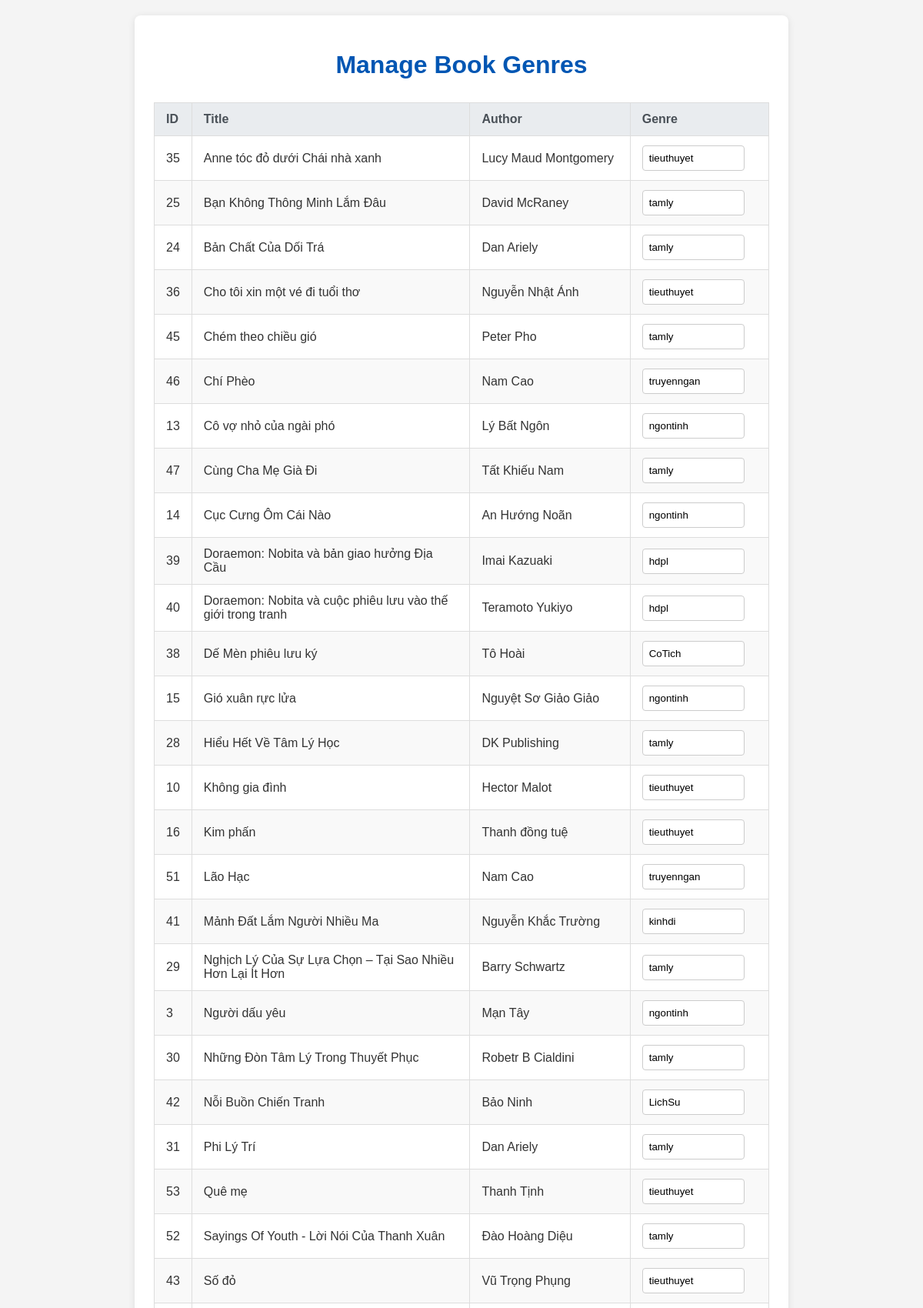
Before: /Admin/ad.php (upper part) with the older database file.
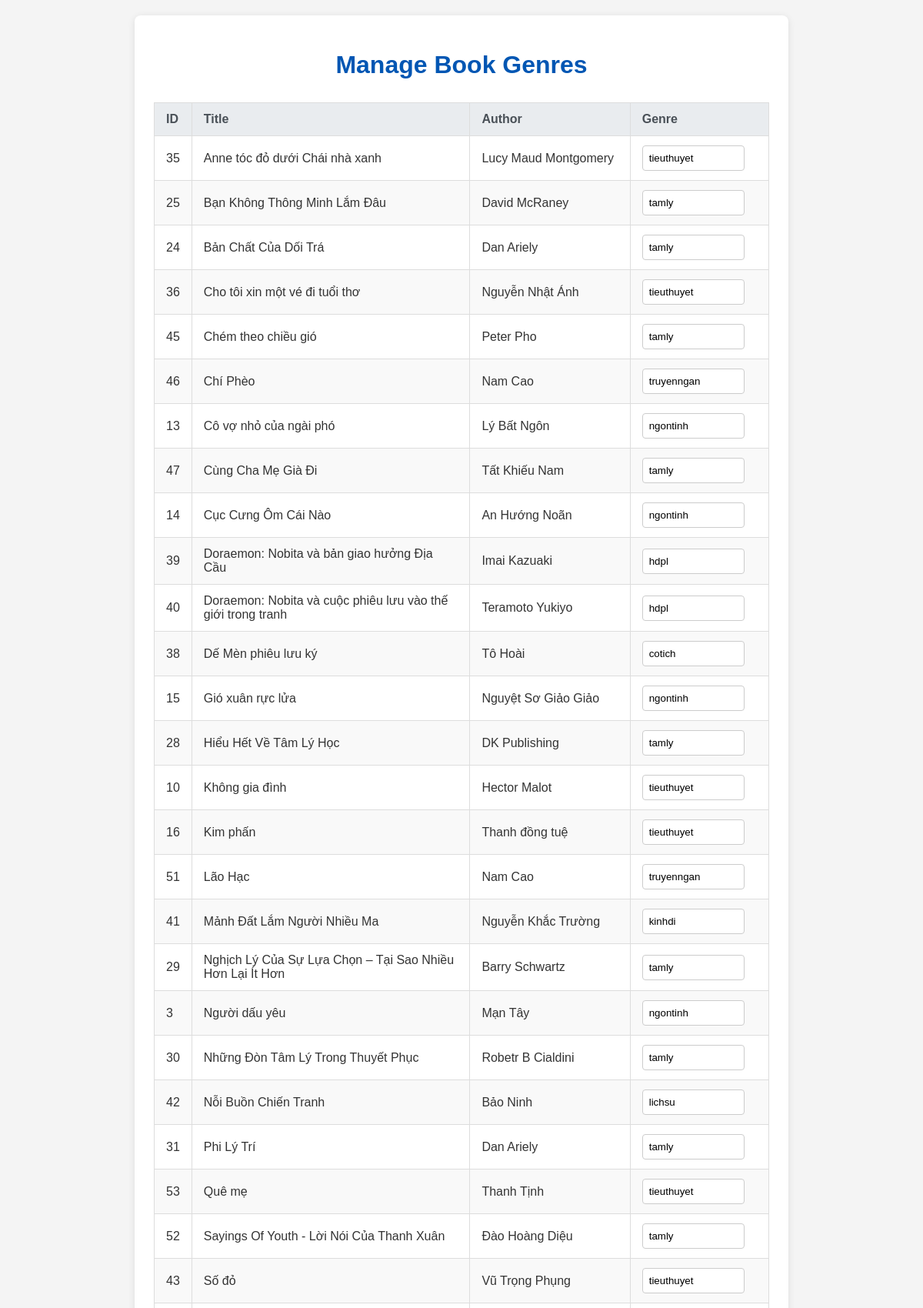
After: the same page with the newer database file.
### tables this page shows
CREATE TABLE books (
            id INTEGER PRIMARY KEY AUTOINCREMENT,
            title TEXT NOT NULL,
            author TEXT NOT NULL,
            cover_image_url TEXT, -- Vẫn giữ tên cột này nhưng sẽ lưu đường dẫn tệp
            summary TEXT,
            published_date TEXT,
            read_link TEXT UNIQUE
        , genre TEXT);

### Admin/ad.php (the view, shortened to what this page needs)
<?php
$databaseFile = '../DB/Database.db';
try {
    $pdo = new PDO("sqlite:$databaseFile");
    $pdo->setAttribute(PDO::ATTR_ERRMODE, PDO::ERRMODE_EXCEPTION);
    $pdo->setAttribute(PDO::ATTR_DEFAULT_FETCH_MODE, PDO::FETCH_ASSOC);
    $stmt = $pdo->query("SELECT id, title, author, genre FROM books ORDER BY title ASC");
    $books = $stmt->fetchAll();
} catch (PDOException $e) {
    $message = "<div class='error-message'>Database error: " . $e->getMessage() . "<br>Please ensure 'books.sqlite' exists and is writable.</div>";
    $books = [];
}
?>
<!DOCTYPE html>
<html lang="en">
<head>
</head>
<body>
    <div class="container">
        <h1>Manage Book Genres</h1>
        <form method="POST" action="">
            <?php if (!empty($books)): ?>
                <table>
                    <thead>
                        <tr>
                            <th>ID</th>
                            <th>Title</th>
                            <th>Author</th>
                            <th>Genre</th>
                        </tr>
                    </thead>
                    <tbody>
                        <?php foreach ($books as $book): ?>
                            <tr>
                                <td><?php echo htmlspecialchars($book['id']); ?></td>
                                <td><?php echo htmlspecialchars($book['title']); ?></td>
                                <td><?php echo htmlspecialchars($book['author']); ?></td>
                                <td>
                                    <input
                                        type="text"
                                        name="genres[<?php echo htmlspecialchars($book['id']); ?>]"
                                        value="<?php echo htmlspecialchars($book['genre'] ?? ''); ?>"
                                        placeholder="Enter genre"
                                    >
                                </td>
                            </tr>
                        <?php endforeach; ?>
                    </tbody>
                </table>
            <?php else: ?>
                <p style="text-align: center; margin-top: 40px;">No books found in the database. Please add some books first.</p>
            <?php endif; ?>
        </form>
    </div>
</body>
</html>

Changed rows visible on the page:
changed books "Dế Mèn phiêu lưu ký": genre "CoTich" → "cotich"
changed books "Nỗi Buồn Chiến Tranh": genre "LichSu" → "lichsu"
